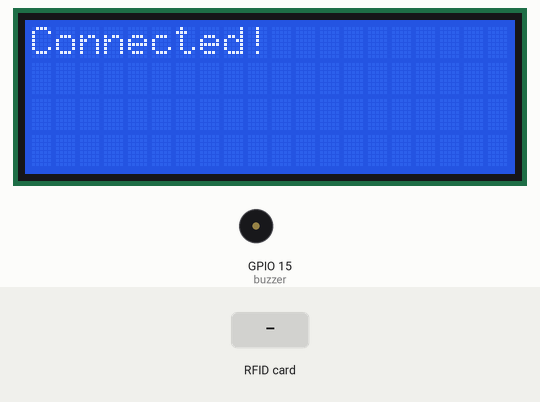
This sketch was run on a simulated ESP32. On the bench: 20×4 character LCD, buzzer (waves = sounding). Inputs (shaded band) come from the test bench. WiFi joins after 1.5 s; servers stay silent unless stated; uploads are accepted with an empty reply; what the sketch prints to the serial monitor is not drawn.

Above: at 2.8 s.
2.9 s: RFID card 5E 7A 19 C4 held to the reader
At 3.6 s:
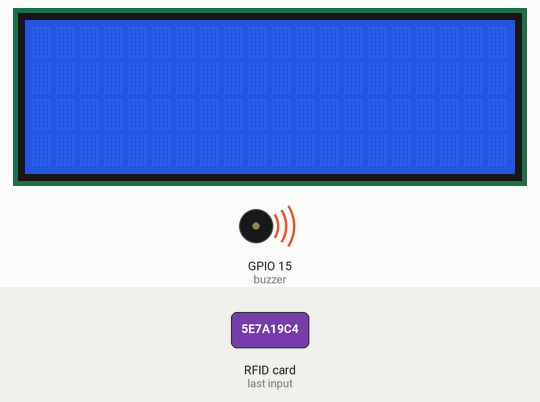
At 5.5 s:
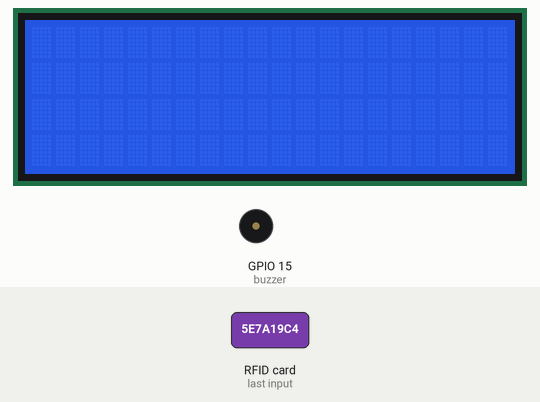
Timing chart, 0 to 7.0 s (numbered marks = the images above; inputs shaded):
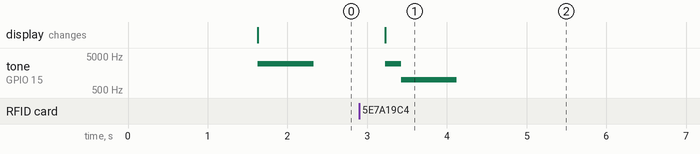

Measured:
- after the input at 2.9 s, tone on GPIO 15 (buzzer): silent → 3000 Hz after 0.33 s, → 1000 Hz 0.20 s later, → silent 0.70 s later; the display: changes after 0.33 s (image 1)

The sketch:

ReadCardTT.ino
```cpp
#include <MFRC522v2.h>
#include <MFRC522DriverSPI.h>
//#include <MFRC522DriverI2C.h>
#include <MFRC522DriverPinSimple.h>
#include <MFRC522Debug.h>

#include <Wire.h>
#include <LiquidCrystal_I2C.h>

#include <WiFi.h>
#include <HTTPClient.h>

// Learn more about using SPI/I2C or check the pin assigment for your board: https://github.com/OSSLibraries/Arduino_MFRC522v2#pin-layout
MFRC522DriverPinSimple ss_pin(5);

MFRC522DriverSPI driver{ss_pin}; // Create SPI driver
//MFRC522DriverI2C driver{};     // Create I2C driver
MFRC522 mfrc522{driver};         // Create MFRC522 instance

MFRC522::MIFARE_Key key;

byte firstNameAddress = 1;
// byte firstNameData[17] = {"Minh"};
byte lastNameAddress = 2;
// byte lastNameData[17] = {"Pham-Nguyen"};
byte classAddress = 4;
// byte classData[17] = {"Marshal"};
byte pointsAddress = 5;
// byte pointsData[17] = {"1000"};
byte bufferblocksize = 18;
byte blockDataRead[18];

int sda_pin = 16;
int scl_pin = 17;
LiquidCrystal_I2C lcd(0x27,20,4);

int buzzer = 15;

//Network Info - Use the connected laptop to turn into a hotspot and broadcast it
const char* ssid = "BeachThetaTau";
const char* password = "XiEpsilon";

void setup() {
  Serial.begin(115200);  // Initialize serial communication
  while (!Serial);       // Do nothing if no serial port is opened (added for Arduinos based on ATMEGA32U4).
  mfrc522.PCD_Init();    // Init MFRC522 board.
  // Prepare key - all keys are set to FFFFFFFFFFFF at chip delivery from the factory.
  for (byte i = 0; i < 6; i++) {
    key.keyByte[i] = 0xFF;
  }

  Wire.setPins(sda_pin, scl_pin);
  Wire.begin();
  lcd.init();
  lcd.backlight();
  pinMode(buzzer,OUTPUT);


  WiFi.begin(ssid, password); //Begin wifi connection; Make sure it is 2.4GHz

  //Visual to check for connection
  Serial.print("Connecting to WiFi");
  while (WiFi.status() != WL_CONNECTED) {
    delay(500);
    Serial.print(".");
  }
  Serial.println("\nConnected!");

  lcd.clear();
  lcd.print("Connected!");
  tone(buzzer,3000,700);
}

void loop() {
  if (!mfrc522.PICC_IsNewCardPresent() || !mfrc522.PICC_ReadCardSerial()) {
    delay(500);
    return;
  }

  lcd.clear();

  // FIRST NAME
  mfrc522.PCD_Authenticate(0x60, firstNameAddress, &key, &(mfrc522.uid)); // authenticate
  // mfrc522.MIFARE_Write(firstNameAddress, firstNameData, 16); // write

  bufferblocksize = sizeof(blockDataRead);
  mfrc522.MIFARE_Read(firstNameAddress, blockDataRead, &bufferblocksize); // read into blockDataRead
  Serial.print("First Name: ");
  byte i = 0;
  while(blockDataRead[i]) {
    Serial.print((char)blockDataRead[i]);
    i++;
  }
  Serial.println();
  String name = String((char*)blockDataRead);
  String firstName = String((char*)blockDataRead);

  // LAST NAME
  mfrc522.PCD_Authenticate(0x60, lastNameAddress, &key, &(mfrc522.uid)); // authenticate
  // mfrc522.MIFARE_Write(lastNameAddress, lastNameData, 16); // write

  bufferblocksize = sizeof(blockDataRead);
  mfrc522.MIFARE_Read(lastNameAddress, blockDataRead, &bufferblocksize); // read into blockDataRead
  Serial.print("Last Name: ");
  i = 0;
  while(blockDataRead[i]) {
    Serial.print((char)blockDataRead[i]);
    i++;
  }
  Serial.println();
  name = name + " " + String((char*)blockDataRead);
  String lastName = String((char*)blockDataRead);

  lcd.setCursor(0,0);
  lcd.print(name);

  // class
  mfrc522.PCD_Authenticate(0x60, classAddress, &key, &(mfrc522.uid)); // authenticate
  // mfrc522.MIFARE_Write(classAddress, classData, 16); // write

  bufferblocksize = sizeof(blockDataRead);
  mfrc522.MIFARE_Read(classAddress, blockDataRead, &bufferblocksize); // read into blockDataRead
  Serial.print("class: ");
  i = 0;
  while(blockDataRead[i]) {
    Serial.print((char)blockDataRead[i]);
    i++;
  }
  Serial.println();
  String info = String((char*)blockDataRead);

  // points
  mfrc522.PCD_Authenticate(0x60, pointsAddress, &key, &(mfrc522.uid)); // authenticate
  // mfrc522.MIFARE_Write(pointsAddress, pointsData, 16); // write

  bufferblocksize = sizeof(blockDataRead);
  mfrc522.MIFARE_Read(pointsAddress, blockDataRead, &bufferblocksize); // read into blockDataRead
  Serial.print("Points: ");
  i = 0;
  while(blockDataRead[i]) {
    Serial.print((char)blockDataRead[i]);
    i++;
  }
  Serial.println();
  info = info + " " + String((char*)blockDataRead);

  lcd.setCursor(0,1);
  lcd.print(info);

  tone(buzzer,3000,700);

  // Halt communication with the card
  mfrc522.PICC_HaltA();
  mfrc522.PCD_StopCrypto1();

  //String manipulation for creating links based on name associated to RFID cards
  String baselink = "https://script.google.com/macros/s/AKfycbyEU5bCIcsjTHByJd-oll9IreF2NwD9X_1xAHgF-T0npipCyjGD2TC69gGUEHyPcs5a/exec?name=";
  String link = baselink + firstName + "%20" + lastName;

  //HTTP request handler
  HTTPClient http;
  http.begin(link);
  int httpCode = http.GET();

  if (httpCode > 0) {
    Serial.printf("Brother %s has been successfully checked in!", name.c_str());
  } else {
    Serial.printf("Error code: %d\n", httpCode);
  }

  http.end(); //Disconnect request

  tone(buzzer,1000,700);

  delay(2000);  // Delay for readability
}
```
